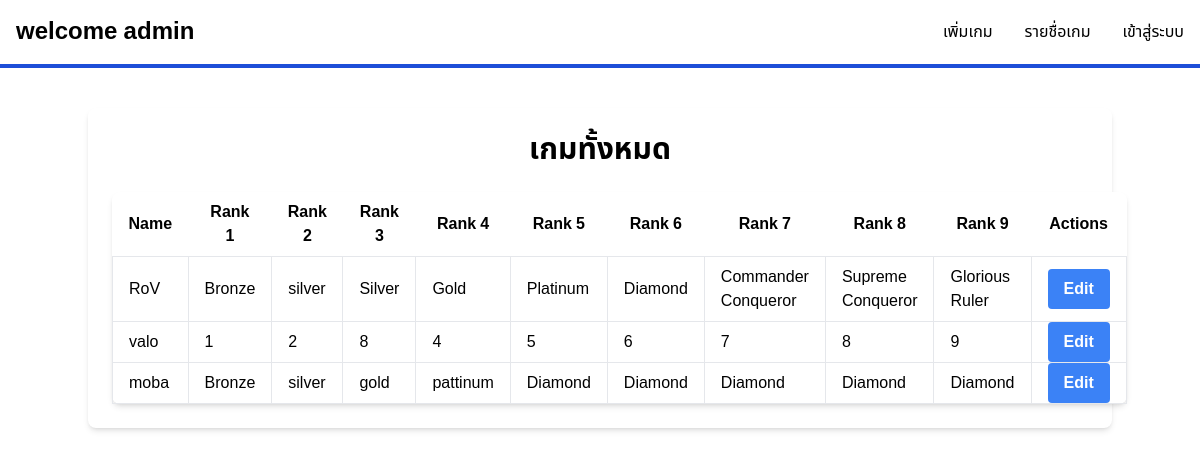
Page /game_list on the earlier database version.
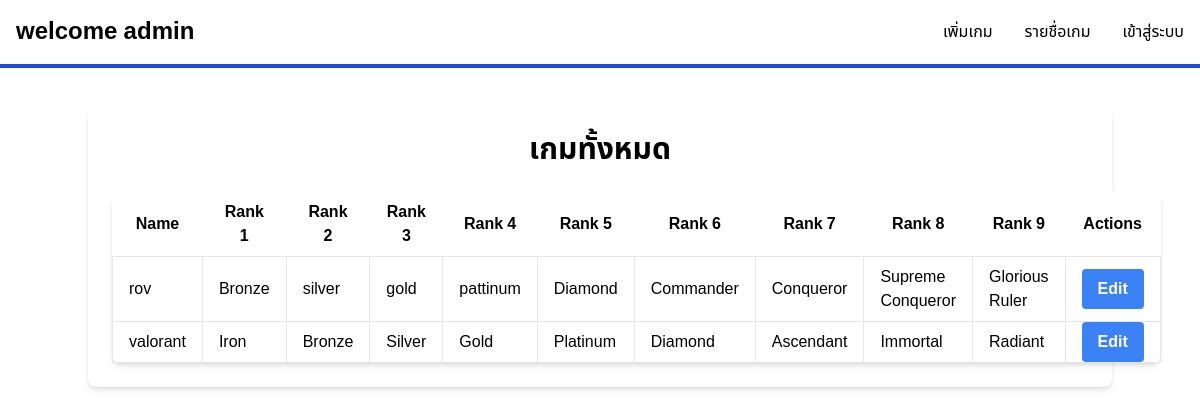
Same page on the later database version.
### myesportapp/models.py (models this page shows, shortened)
class Game(models.Model):
    name = models.CharField(max_length=100, null=True, blank=False)
    rank1 = models.CharField(max_length=100, null=True, blank=False)
    rank2 = models.CharField(max_length=100,  null=True, blank=False)
    rank3 = models.CharField(max_length=100,  null=True, blank=False)
    rank4 = models.CharField(max_length=100,  null=True, blank=False)
    rank5 = models.CharField(max_length=100,  null=True, blank=False)
    rank6 = models.CharField(max_length=100,  null=True, blank=False)
    rank7 = models.CharField(max_length=100,  null=True, blank=False)
    rank8 = models.CharField(max_length=100, null=True, blank=False)
    rank9 = models.CharField(max_length=100,  null=True, blank=False)

### myesportapp/views.py (the view)
# urls.py: path('game_list',game_list, name='game_list'),
def game_list(request):
    games = Game.objects.all()
    return render(request, 'game_list.html', {'games': games})

### myesportapp/templates/game_list.html
{% include 'components/navbar_admin.html' %}
{% block content %}
<div class="container mx-auto mt-10 p-6 bg-white shadow-md rounded-lg">
    <h1 class="text-3xl font-bold mb-6 text-center">เกมทั้งหมด</h1>
    <table class="table-auto w-full bg-white shadow-md rounded-lg">
        <thead>
            <tr>
                <th class="px-4 py-2">Name</th>
                <th class="px-4 py-2">Rank 1</th>
                <th class="px-4 py-2">Rank 2</th>
                <th class="px-4 py-2">Rank 3</th>
                <th class="px-4 py-2">Rank 4</th>
                <th class="px-4 py-2">Rank 5</th>
                <th class="px-4 py-2">Rank 6</th>
                <th class="px-4 py-2">Rank 7</th>
                <th class="px-4 py-2">Rank 8</th>
                <th class="px-4 py-2">Rank 9</th>
                <th class="px-4 py-2">Actions</th>
            </tr>
        </thead>
        <tbody>
            {% for game in games %}
            <tr>
                <td class="border px-4 py-2">{{ game.name }}</td>
                <td class="border px-4 py-2">{{ game.rank1 }}</td>
                <td class="border px-4 py-2">{{ game.rank2 }}</td>
                <td class="border px-4 py-2">{{ game.rank3 }}</td>
                <td class="border px-4 py-2">{{ game.rank4 }}</td>
                <td class="border px-4 py-2">{{ game.rank5 }}</td>
                <td class="border px-4 py-2">{{ game.rank6 }}</td>
                <td class="border px-4 py-2">{{ game.rank7 }}</td>
                <td class="border px-4 py-2">{{ game.rank8 }}</td>
                <td class="border px-4 py-2">{{ game.rank9 }}</td>
                <td class="border px-4 py-2 text-center">
                    <a href="{% url 'edit_game' game.id %}" class="bg-blue-500 hover:bg-blue-700 text-white font-bold py-2 px-4 rounded">Edit</a>
                </td>
            </tr>
            {% endfor %}
        </tbody>
    </table>
</div>
{% endblock %}

Differences in the rows shown:
removed Game: name "moba", rank1 "Bronze", rank2 "silver", rank3 "gold", rank4 "pattinum", rank5 "Diamond", rank6 "Diamond", rank7 "Diamond", rank8 "Diamond", rank9 "Diamond"
changed Game "silver": name "RoV" → "rov"; rank3 "Silver" → "gold"; rank4 "Gold" → "pattinum"; rank5 "Platinum" → "Diamond"; rank6 "Diamond" → "Commander"; rank7 "Commander Conqueror" → "Conqueror"
changed Game: name "valo" → "valorant"; rank1 "1" → "Iron"; rank2 "2" → "Bronze"; rank3 "8" → "Silver"; rank4 "4" → "Gold"; rank5 "5" → "Platinum"; rank6 "6" → "Diamond"; rank7 "7" → "Ascendant"; rank8 "8" → "Immortal"; rank9 "9" → "Radiant"
